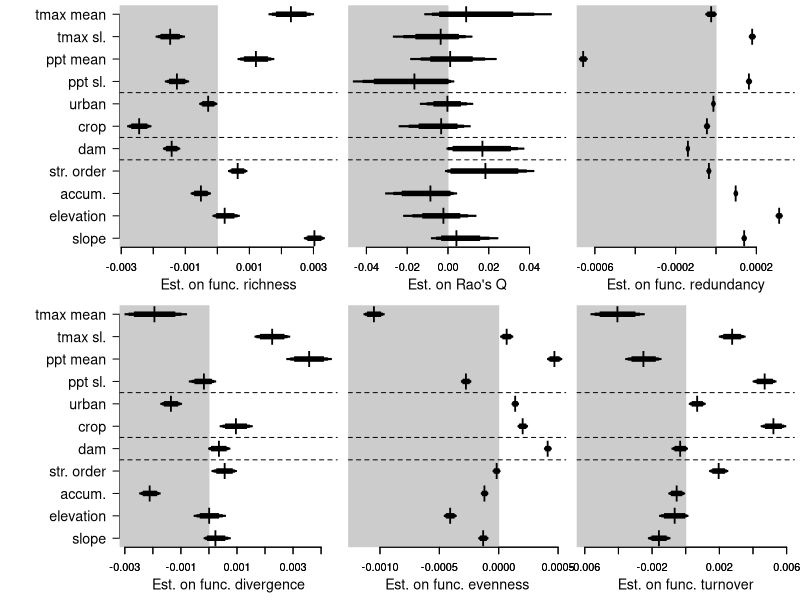

Here is the R script that generated this plot:
##Set working directory
setwd("C:/Users/ewelti/Desktop/git/EuroAquaticMacroInverts/")

# attach data
drivEst <- read.csv("outputs/Driver_metaanaly_Ests.csv")
#drivEst <- read.csv("outputs/Driver_horseshoe_metaanaly_Ests.csv")
head(drivEst)
unique(drivEst$Response)

options(scipen=999)

##save plot
tiff(filename = "plots/drivers/Drivers_funcDiv_Simple.tiff", width = 12, height = 9, units = 'in', res = 600, compression = 'lzw')
#tiff(filename = "plots/drivers/Drivers_horseshoe_funcDiv.tiff", width = 12, height = 9, units = 'in', res = 600, compression = 'lzw')

##layout
layout(mat = matrix(c(1:8), 
                        nrow = 2, 
                        ncol = 4),
       heights = c(2,2,2,2,2,2,2,2),
       widths = c(1,2,2,2,1,2,2,2))
#layout.show(8)

par(mar=c(4,0.4,0.4,0.4))
#empty plot for where the labels will go
plot(0, xaxt = 'n', yaxt = 'n', bty = 'n', pch = '', ylab = '', xlab = '')
plot(0, xaxt = 'n', yaxt = 'n', bty = 'n', pch = '', ylab = '', xlab = '')
#####################Functional metrics ##############################
#### Func Richness #####
sub <- subset(drivEst, Response == "func_rich")
est <- sub$Estimate[2:12]
yy <- c(9,11,10,12,5,4,3,2,8,7,6)
plot(yy ~ est, ylab="",xlab="", yaxt="n", las=1, type="n",xlim=c(-0.0028,0.0035), cex=2, bty="n")
axis(2, at=yy, labels=c("ppt sl.","tmax sl.",  "ppt mean", "tmax mean",
				"str. order", "accum.", "elevation", "slope",
  				"urban","crop", "dam"), las=1,cex.axis=1.3)
title(xlab="Est. on func. richness", line=2.4,cex.lab=1.3)
polygon(x=c(-100,-100,0,0),
        y=c(-4,22,22,-4), col = "grey80", border = "grey80")
axis(side = 1, lwd = 1)
points(yy ~ est, pch="l",cex=2)
yyy1=c(0.975,1.025,1.025,0.975)
yyy2=c(0.95,1.05,1.05,0.95)
yyy3=c(0.9,1.1,1.1,0.9)
polygon(x=c(sub$Q2.5[9], sub$Q2.5[9], sub$Q97.5[9], sub$Q97.5[9]),y=(yyy1+1), col = 1, border = 1,lwd = 1)
polygon(x=c(sub$Q5[9], sub$Q5[9], sub$Q95[9], sub$Q95[9]),y=(yyy2+1), col = 1, border = 1,lwd = 1)
polygon(x=c(sub$Q10[9], sub$Q10[9], sub$Q90[9], sub$Q90[9]),y=(yyy3+1), col = 1, border = 1,lwd = 1)
polygon(x=c(sub$Q2.5[8], sub$Q2.5[8], sub$Q97.5[8], sub$Q97.5[8]),y=(yyy1+2), col = 1, border = 1,lwd = 1)
polygon(x=c(sub$Q5[8], sub$Q5[8], sub$Q95[8], sub$Q95[8]),y=(yyy2+2), col = 1, border = 1,lwd = 1)
polygon(x=c(sub$Q10[8], sub$Q10[8], sub$Q90[8], sub$Q90[8]),y=(yyy3+2), col = 1, border = 1,lwd = 1)
polygon(x=c(sub$Q2.5[7], sub$Q2.5[7], sub$Q97.5[7], sub$Q97.5[7]),y=(yyy1+3), col = 1, border = 1,lwd = 1)
polygon(x=c(sub$Q5[7], sub$Q5[7], sub$Q95[7], sub$Q95[7]),y=(yyy2+3), col = 1, border = 1,lwd = 1)
polygon(x=c(sub$Q10[7], sub$Q10[7], sub$Q90[7], sub$Q90[7]),y=(yyy3+3), col = 1, border = 1,lwd = 1)
polygon(x=c(sub$Q2.5[6], sub$Q2.5[6], sub$Q97.5[6], sub$Q97.5[6]),y=(yyy1+4), col = 1, border = 1,lwd = 1)
polygon(x=c(sub$Q5[6], sub$Q5[6], sub$Q95[6], sub$Q95[6]),y=(yyy2+4), col = 1, border = 1,lwd = 1)
polygon(x=c(sub$Q10[6], sub$Q10[6], sub$Q90[6], sub$Q90[6]),y=(yyy3+4), col = 1, border = 1,lwd = 1)
polygon(x=c(sub$Q2.5[12], sub$Q2.5[12], sub$Q97.5[12], sub$Q97.5[12]),y=(yyy1+5), col = 1, border = 1,lwd = 1)
polygon(x=c(sub$Q5[12], sub$Q5[12], sub$Q95[12], sub$Q95[12]),y=(yyy2+5), col = 1, border = 1,lwd = 1)
polygon(x=c(sub$Q10[12], sub$Q10[12], sub$Q90[12], sub$Q90[12]),y=(yyy3+5), col = 1, border = 1,lwd = 1)
polygon(x=c(sub$Q2.5[11], sub$Q2.5[11], sub$Q97.5[11], sub$Q97.5[11]),y=(yyy1+6), col = 1, border = 1,lwd = 1)
polygon(x=c(sub$Q5[11], sub$Q5[11], sub$Q95[11], sub$Q95[11]),y=(yyy2+6), col = 1, border = 1,lwd = 1)
polygon(x=c(sub$Q10[11], sub$Q10[11], sub$Q90[11], sub$Q90[11]),y=(yyy3+6), col = 1, border = 1,lwd = 1)
polygon(x=c(sub$Q2.5[10], sub$Q2.5[10], sub$Q97.5[10], sub$Q97.5[10]),y=(yyy1+7), col = 1, border = 1,lwd = 1)
polygon(x=c(sub$Q5[10], sub$Q5[10], sub$Q95[10], sub$Q95[10]),y=(yyy2+7), col = 1, border = 1,lwd = 1)
polygon(x=c(sub$Q10[10], sub$Q10[10], sub$Q90[10], sub$Q90[10]),y=(yyy3+7), col = 1, border = 1,lwd = 1)
polygon(x=c(sub$Q2.5[2], sub$Q2.5[2], sub$Q97.5[2], sub$Q97.5[2]),y=(yyy1+8), col = 1, border = 1,lwd = 1)
polygon(x=c(sub$Q5[2], sub$Q5[2], sub$Q95[2], sub$Q95[2]),y=(yyy2+8), col = 1, border = 1,lwd = 1)
polygon(x=c(sub$Q10[2], sub$Q10[2], sub$Q90[2], sub$Q90[2]),y=(yyy3+8), col = 1, border = 1,lwd = 1)
polygon(x=c(sub$Q2.5[4], sub$Q2.5[4], sub$Q97.5[4], sub$Q97.5[4]),y=(yyy1+9), col = 1, border = 1,lwd = 1)
polygon(x=c(sub$Q5[4], sub$Q5[4], sub$Q95[4], sub$Q95[4]),y=(yyy2+9), col = 1, border = 1,lwd = 1)
polygon(x=c(sub$Q10[4], sub$Q10[4], sub$Q90[4], sub$Q90[4]),y=(yyy3+9), col = 1, border = 1,lwd = 1)
polygon(x=c(sub$Q2.5[3], sub$Q2.5[3], sub$Q97.5[3], sub$Q97.5[3]),y=(yyy1+10), col = 1, border = 1,lwd = 1)
polygon(x=c(sub$Q5[3], sub$Q5[3], sub$Q95[3], sub$Q95[3]),y=(yyy2+10), col = 1, border = 1,lwd = 1)
polygon(x=c(sub$Q10[3], sub$Q10[3], sub$Q90[3], sub$Q90[3]),y=(yyy3+10), col = 1, border = 1,lwd = 1)
polygon(x=c(sub$Q2.5[5], sub$Q2.5[5], sub$Q97.5[5], sub$Q97.5[5]),y=(yyy1+11), col = 1, border = 1,lwd = 1)
polygon(x=c(sub$Q5[5], sub$Q5[5], sub$Q95[5], sub$Q95[5]),y=(yyy2+11), col = 1, border = 1,lwd = 1)
polygon(x=c(sub$Q10[5], sub$Q10[5], sub$Q90[5], sub$Q90[5]),y=(yyy3+11), col = 1, border = 1,lwd = 1)
abline(h=5.5,lty=2)
abline(h=6.5,lty=2)
abline(h=8.5,lty=2)

#### func_diverg #####
sub <- subset(drivEst, Response == "func_diverg")
est <- sub$Estimate[2:12]
plot(yy ~ est, ylab="",xlab="", yaxt="n", las=1, type="n",xlim=c(-0.0029,0.0043), cex=2, bty="n")
title(xlab="Est. on func. divergence", line=2.4,cex.lab=1.3)
axis(2, at=yy, labels=c("ppt sl.","tmax sl.",  "ppt mean", "tmax mean",
				"str. order", "accum.", "elevation", "slope",
  				"urban","crop", "dam"), las=1,cex.axis=1.3)
polygon(x=c(-100,-100,0,0),
        y=c(-4,22,22,-4), col = "grey80", border = "grey80")
axis(side = 1, lwd = 1)
points(yy ~ est, pch="l",cex=2)
yyy1=c(0.975,1.025,1.025,0.975)
yyy2=c(0.95,1.05,1.05,0.95)
yyy3=c(0.9,1.1,1.1,0.9)
polygon(x=c(sub$Q2.5[9], sub$Q2.5[9], sub$Q97.5[9], sub$Q97.5[9]),y=(yyy1+1), col = 1, border = 1,lwd = 1)
polygon(x=c(sub$Q5[9], sub$Q5[9], sub$Q95[9], sub$Q95[9]),y=(yyy2+1), col = 1, border = 1,lwd = 1)
polygon(x=c(sub$Q10[9], sub$Q10[9], sub$Q90[9], sub$Q90[9]),y=(yyy3+1), col = 1, border = 1,lwd = 1)
polygon(x=c(sub$Q2.5[8], sub$Q2.5[8], sub$Q97.5[8], sub$Q97.5[8]),y=(yyy1+2), col = 1, border = 1,lwd = 1)
polygon(x=c(sub$Q5[8], sub$Q5[8], sub$Q95[8], sub$Q95[8]),y=(yyy2+2), col = 1, border = 1,lwd = 1)
polygon(x=c(sub$Q10[8], sub$Q10[8], sub$Q90[8], sub$Q90[8]),y=(yyy3+2), col = 1, border = 1,lwd = 1)
polygon(x=c(sub$Q2.5[7], sub$Q2.5[7], sub$Q97.5[7], sub$Q97.5[7]),y=(yyy1+3), col = 1, border = 1,lwd = 1)
polygon(x=c(sub$Q5[7], sub$Q5[7], sub$Q95[7], sub$Q95[7]),y=(yyy2+3), col = 1, border = 1,lwd = 1)
polygon(x=c(sub$Q10[7], sub$Q10[7], sub$Q90[7], sub$Q90[7]),y=(yyy3+3), col = 1, border = 1,lwd = 1)
polygon(x=c(sub$Q2.5[6], sub$Q2.5[6], sub$Q97.5[6], sub$Q97.5[6]),y=(yyy1+4), col = 1, border = 1,lwd = 1)
polygon(x=c(sub$Q5[6], sub$Q5[6], sub$Q95[6], sub$Q95[6]),y=(yyy2+4), col = 1, border = 1,lwd = 1)
polygon(x=c(sub$Q10[6], sub$Q10[6], sub$Q90[6], sub$Q90[6]),y=(yyy3+4), col = 1, border = 1,lwd = 1)
polygon(x=c(sub$Q2.5[12], sub$Q2.5[12], sub$Q97.5[12], sub$Q97.5[12]),y=(yyy1+5), col = 1, border = 1,lwd = 1)
polygon(x=c(sub$Q5[12], sub$Q5[12], sub$Q95[12], sub$Q95[12]),y=(yyy2+5), col = 1, border = 1,lwd = 1)
polygon(x=c(sub$Q10[12], sub$Q10[12], sub$Q90[12], sub$Q90[12]),y=(yyy3+5), col = 1, border = 1,lwd = 1)
polygon(x=c(sub$Q2.5[11], sub$Q2.5[11], sub$Q97.5[11], sub$Q97.5[11]),y=(yyy1+6), col = 1, border = 1,lwd = 1)
polygon(x=c(sub$Q5[11], sub$Q5[11], sub$Q95[11], sub$Q95[11]),y=(yyy2+6), col = 1, border = 1,lwd = 1)
polygon(x=c(sub$Q10[11], sub$Q10[11], sub$Q90[11], sub$Q90[11]),y=(yyy3+6), col = 1, border = 1,lwd = 1)
polygon(x=c(sub$Q2.5[10], sub$Q2.5[10], sub$Q97.5[10], sub$Q97.5[10]),y=(yyy1+7), col = 1, border = 1,lwd = 1)
polygon(x=c(sub$Q5[10], sub$Q5[10], sub$Q95[10], sub$Q95[10]),y=(yyy2+7), col = 1, border = 1,lwd = 1)
polygon(x=c(sub$Q10[10], sub$Q10[10], sub$Q90[10], sub$Q90[10]),y=(yyy3+7), col = 1, border = 1,lwd = 1)
polygon(x=c(sub$Q2.5[2], sub$Q2.5[2], sub$Q97.5[2], sub$Q97.5[2]),y=(yyy1+8), col = 1, border = 1,lwd = 1)
polygon(x=c(sub$Q5[2], sub$Q5[2], sub$Q95[2], sub$Q95[2]),y=(yyy2+8), col = 1, border = 1,lwd = 1)
polygon(x=c(sub$Q10[2], sub$Q10[2], sub$Q90[2], sub$Q90[2]),y=(yyy3+8), col = 1, border = 1,lwd = 1)
polygon(x=c(sub$Q2.5[4], sub$Q2.5[4], sub$Q97.5[4], sub$Q97.5[4]),y=(yyy1+9), col = 1, border = 1,lwd = 1)
polygon(x=c(sub$Q5[4], sub$Q5[4], sub$Q95[4], sub$Q95[4]),y=(yyy2+9), col = 1, border = 1,lwd = 1)
polygon(x=c(sub$Q10[4], sub$Q10[4], sub$Q90[4], sub$Q90[4]),y=(yyy3+9), col = 1, border = 1,lwd = 1)
polygon(x=c(sub$Q2.5[3], sub$Q2.5[3], sub$Q97.5[3], sub$Q97.5[3]),y=(yyy1+10), col = 1, border = 1,lwd = 1)
polygon(x=c(sub$Q5[3], sub$Q5[3], sub$Q95[3], sub$Q95[3]),y=(yyy2+10), col = 1, border = 1,lwd = 1)
polygon(x=c(sub$Q10[3], sub$Q10[3], sub$Q90[3], sub$Q90[3]),y=(yyy3+10), col = 1, border = 1,lwd = 1)
polygon(x=c(sub$Q2.5[5], sub$Q2.5[5], sub$Q97.5[5], sub$Q97.5[5]),y=(yyy1+11), col = 1, border = 1,lwd = 1)
polygon(x=c(sub$Q5[5], sub$Q5[5], sub$Q95[5], sub$Q95[5]),y=(yyy2+11), col = 1, border = 1,lwd = 1)
polygon(x=c(sub$Q10[5], sub$Q10[5], sub$Q90[5], sub$Q90[5]),y=(yyy3+11), col = 1, border = 1,lwd = 1)
abline(h=5.5,lty=2)
abline(h=6.5,lty=2)
abline(h=8.5,lty=2)

#### RaoQ #####
sub <- subset(drivEst, Response == "RaoQ")
est <- sub$Estimate[2:12]
plot(yy ~ est, ylab="",xlab="", yaxt="n", las=1, type="n",xlim=c(-0.045,0.054), cex=2, bty="n")
title(xlab="Est. on Rao's Q", line=2.4,cex.lab=1.3)
polygon(x=c(-100,-100,0,0),
        y=c(-4,22,22,-4), col = "grey80", border = "grey80")
axis(side = 1, lwd = 1)
points(yy ~ est, pch="l",cex=2)
yyy1=c(0.975,1.025,1.025,0.975)
yyy2=c(0.95,1.05,1.05,0.95)
yyy3=c(0.9,1.1,1.1,0.9)
polygon(x=c(sub$Q2.5[9], sub$Q2.5[9], sub$Q97.5[9], sub$Q97.5[9]),y=(yyy1+1), col = 1, border = 1,lwd = 1)
polygon(x=c(sub$Q5[9], sub$Q5[9], sub$Q95[9], sub$Q95[9]),y=(yyy2+1), col = 1, border = 1,lwd = 1)
polygon(x=c(sub$Q10[9], sub$Q10[9], sub$Q90[9], sub$Q90[9]),y=(yyy3+1), col = 1, border = 1,lwd = 1)
polygon(x=c(sub$Q2.5[8], sub$Q2.5[8], sub$Q97.5[8], sub$Q97.5[8]),y=(yyy1+2), col = 1, border = 1,lwd = 1)
polygon(x=c(sub$Q5[8], sub$Q5[8], sub$Q95[8], sub$Q95[8]),y=(yyy2+2), col = 1, border = 1,lwd = 1)
polygon(x=c(sub$Q10[8], sub$Q10[8], sub$Q90[8], sub$Q90[8]),y=(yyy3+2), col = 1, border = 1,lwd = 1)
polygon(x=c(sub$Q2.5[7], sub$Q2.5[7], sub$Q97.5[7], sub$Q97.5[7]),y=(yyy1+3), col = 1, border = 1,lwd = 1)
polygon(x=c(sub$Q5[7], sub$Q5[7], sub$Q95[7], sub$Q95[7]),y=(yyy2+3), col = 1, border = 1,lwd = 1)
polygon(x=c(sub$Q10[7], sub$Q10[7], sub$Q90[7], sub$Q90[7]),y=(yyy3+3), col = 1, border = 1,lwd = 1)
polygon(x=c(sub$Q2.5[6], sub$Q2.5[6], sub$Q97.5[6], sub$Q97.5[6]),y=(yyy1+4), col = 1, border = 1,lwd = 1)
polygon(x=c(sub$Q5[6], sub$Q5[6], sub$Q95[6], sub$Q95[6]),y=(yyy2+4), col = 1, border = 1,lwd = 1)
polygon(x=c(sub$Q10[6], sub$Q10[6], sub$Q90[6], sub$Q90[6]),y=(yyy3+4), col = 1, border = 1,lwd = 1)
polygon(x=c(sub$Q2.5[12], sub$Q2.5[12], sub$Q97.5[12], sub$Q97.5[12]),y=(yyy1+5), col = 1, border = 1,lwd = 1)
polygon(x=c(sub$Q5[12], sub$Q5[12], sub$Q95[12], sub$Q95[12]),y=(yyy2+5), col = 1, border = 1,lwd = 1)
polygon(x=c(sub$Q10[12], sub$Q10[12], sub$Q90[12], sub$Q90[12]),y=(yyy3+5), col = 1, border = 1,lwd = 1)
polygon(x=c(sub$Q2.5[11], sub$Q2.5[11], sub$Q97.5[11], sub$Q97.5[11]),y=(yyy1+6), col = 1, border = 1,lwd = 1)
polygon(x=c(sub$Q5[11], sub$Q5[11], sub$Q95[11], sub$Q95[11]),y=(yyy2+6), col = 1, border = 1,lwd = 1)
polygon(x=c(sub$Q10[11], sub$Q10[11], sub$Q90[11], sub$Q90[11]),y=(yyy3+6), col = 1, border = 1,lwd = 1)
polygon(x=c(sub$Q2.5[10], sub$Q2.5[10], sub$Q97.5[10], sub$Q97.5[10]),y=(yyy1+7), col = 1, border = 1,lwd = 1)
polygon(x=c(sub$Q5[10], sub$Q5[10], sub$Q95[10], sub$Q95[10]),y=(yyy2+7), col = 1, border = 1,lwd = 1)
polygon(x=c(sub$Q10[10], sub$Q10[10], sub$Q90[10], sub$Q90[10]),y=(yyy3+7), col = 1, border = 1,lwd = 1)
polygon(x=c(sub$Q2.5[2], sub$Q2.5[2], sub$Q97.5[2], sub$Q97.5[2]),y=(yyy1+8), col = 1, border = 1,lwd = 1)
polygon(x=c(sub$Q5[2], sub$Q5[2], sub$Q95[2], sub$Q95[2]),y=(yyy2+8), col = 1, border = 1,lwd = 1)
polygon(x=c(sub$Q10[2], sub$Q10[2], sub$Q90[2], sub$Q90[2]),y=(yyy3+8), col = 1, border = 1,lwd = 1)
polygon(x=c(sub$Q2.5[4], sub$Q2.5[4], sub$Q97.5[4], sub$Q97.5[4]),y=(yyy1+9), col = 1, border = 1,lwd = 1)
polygon(x=c(sub$Q5[4], sub$Q5[4], sub$Q95[4], sub$Q95[4]),y=(yyy2+9), col = 1, border = 1,lwd = 1)
polygon(x=c(sub$Q10[4], sub$Q10[4], sub$Q90[4], sub$Q90[4]),y=(yyy3+9), col = 1, border = 1,lwd = 1)
polygon(x=c(sub$Q2.5[3], sub$Q2.5[3], sub$Q97.5[3], sub$Q97.5[3]),y=(yyy1+10), col = 1, border = 1,lwd = 1)
polygon(x=c(sub$Q5[3], sub$Q5[3], sub$Q95[3], sub$Q95[3]),y=(yyy2+10), col = 1, border = 1,lwd = 1)
polygon(x=c(sub$Q10[3], sub$Q10[3], sub$Q90[3], sub$Q90[3]),y=(yyy3+10), col = 1, border = 1,lwd = 1)
polygon(x=c(sub$Q2.5[5], sub$Q2.5[5], sub$Q97.5[5], sub$Q97.5[5]),y=(yyy1+11), col = 1, border = 1,lwd = 1)
polygon(x=c(sub$Q5[5], sub$Q5[5], sub$Q95[5], sub$Q95[5]),y=(yyy2+11), col = 1, border = 1,lwd = 1)
polygon(x=c(sub$Q10[5], sub$Q10[5], sub$Q90[5], sub$Q90[5]),y=(yyy3+11), col = 1, border = 1,lwd = 1)
abline(h=5.5,lty=2)
abline(h=6.5,lty=2)
abline(h=8.5,lty=2)

#### func_even #####
sub <- subset(drivEst, Response == "func_even")
est <- sub$Estimate[2:12]
plot(yy ~ est, ylab="",xlab="", yaxt="n", las=1, type="n",xlim=c(-0.0012,0.0005), cex=2, bty="n")
title(xlab="Est. on func. evenness", line=2.4,cex.lab=1.3)
polygon(x=c(-100,-100,0,0),
        y=c(-4,22,22,-4), col = "grey80", border = "grey80")
axis(side = 1, lwd = 1)
points(yy ~ est, pch="l",cex=2)
yyy1=c(0.975,1.025,1.025,0.975)
yyy2=c(0.95,1.05,1.05,0.95)
yyy3=c(0.9,1.1,1.1,0.9)
polygon(x=c(sub$Q2.5[9], sub$Q2.5[9], sub$Q97.5[9], sub$Q97.5[9]),y=(yyy1+1), col = 1, border = 1,lwd = 1)
polygon(x=c(sub$Q5[9], sub$Q5[9], sub$Q95[9], sub$Q95[9]),y=(yyy2+1), col = 1, border = 1,lwd = 1)
polygon(x=c(sub$Q10[9], sub$Q10[9], sub$Q90[9], sub$Q90[9]),y=(yyy3+1), col = 1, border = 1,lwd = 1)
polygon(x=c(sub$Q2.5[8], sub$Q2.5[8], sub$Q97.5[8], sub$Q97.5[8]),y=(yyy1+2), col = 1, border = 1,lwd = 1)
polygon(x=c(sub$Q5[8], sub$Q5[8], sub$Q95[8], sub$Q95[8]),y=(yyy2+2), col = 1, border = 1,lwd = 1)
polygon(x=c(sub$Q10[8], sub$Q10[8], sub$Q90[8], sub$Q90[8]),y=(yyy3+2), col = 1, border = 1,lwd = 1)
polygon(x=c(sub$Q2.5[7], sub$Q2.5[7], sub$Q97.5[7], sub$Q97.5[7]),y=(yyy1+3), col = 1, border = 1,lwd = 1)
polygon(x=c(sub$Q5[7], sub$Q5[7], sub$Q95[7], sub$Q95[7]),y=(yyy2+3), col = 1, border = 1,lwd = 1)
polygon(x=c(sub$Q10[7], sub$Q10[7], sub$Q90[7], sub$Q90[7]),y=(yyy3+3), col = 1, border = 1,lwd = 1)
polygon(x=c(sub$Q2.5[6], sub$Q2.5[6], sub$Q97.5[6], sub$Q97.5[6]),y=(yyy1+4), col = 1, border = 1,lwd = 1)
polygon(x=c(sub$Q5[6], sub$Q5[6], sub$Q95[6], sub$Q95[6]),y=(yyy2+4), col = 1, border = 1,lwd = 1)
polygon(x=c(sub$Q10[6], sub$Q10[6], sub$Q90[6], sub$Q90[6]),y=(yyy3+4), col = 1, border = 1,lwd = 1)
polygon(x=c(sub$Q2.5[12], sub$Q2.5[12], sub$Q97.5[12], sub$Q97.5[12]),y=(yyy1+5), col = 1, border = 1,lwd = 1)
polygon(x=c(sub$Q5[12], sub$Q5[12], sub$Q95[12], sub$Q95[12]),y=(yyy2+5), col = 1, border = 1,lwd = 1)
polygon(x=c(sub$Q10[12], sub$Q10[12], sub$Q90[12], sub$Q90[12]),y=(yyy3+5), col = 1, border = 1,lwd = 1)
polygon(x=c(sub$Q2.5[11], sub$Q2.5[11], sub$Q97.5[11], sub$Q97.5[11]),y=(yyy1+6), col = 1, border = 1,lwd = 1)
polygon(x=c(sub$Q5[11], sub$Q5[11], sub$Q95[11], sub$Q95[11]),y=(yyy2+6), col = 1, border = 1,lwd = 1)
polygon(x=c(sub$Q10[11], sub$Q10[11], sub$Q90[11], sub$Q90[11]),y=(yyy3+6), col = 1, border = 1,lwd = 1)
polygon(x=c(sub$Q2.5[10], sub$Q2.5[10], sub$Q97.5[10], sub$Q97.5[10]),y=(yyy1+7), col = 1, border = 1,lwd = 1)
polygon(x=c(sub$Q5[10], sub$Q5[10], sub$Q95[10], sub$Q95[10]),y=(yyy2+7), col = 1, border = 1,lwd = 1)
polygon(x=c(sub$Q10[10], sub$Q10[10], sub$Q90[10], sub$Q90[10]),y=(yyy3+7), col = 1, border = 1,lwd = 1)
polygon(x=c(sub$Q2.5[2], sub$Q2.5[2], sub$Q97.5[2], sub$Q97.5[2]),y=(yyy1+8), col = 1, border = 1,lwd = 1)
polygon(x=c(sub$Q5[2], sub$Q5[2], sub$Q95[2], sub$Q95[2]),y=(yyy2+8), col = 1, border = 1,lwd = 1)
polygon(x=c(sub$Q10[2], sub$Q10[2], sub$Q90[2], sub$Q90[2]),y=(yyy3+8), col = 1, border = 1,lwd = 1)
polygon(x=c(sub$Q2.5[4], sub$Q2.5[4], sub$Q97.5[4], sub$Q97.5[4]),y=(yyy1+9), col = 1, border = 1,lwd = 1)
polygon(x=c(sub$Q5[4], sub$Q5[4], sub$Q95[4], sub$Q95[4]),y=(yyy2+9), col = 1, border = 1,lwd = 1)
polygon(x=c(sub$Q10[4], sub$Q10[4], sub$Q90[4], sub$Q90[4]),y=(yyy3+9), col = 1, border = 1,lwd = 1)
polygon(x=c(sub$Q2.5[3], sub$Q2.5[3], sub$Q97.5[3], sub$Q97.5[3]),y=(yyy1+10), col = 1, border = 1,lwd = 1)
polygon(x=c(sub$Q5[3], sub$Q5[3], sub$Q95[3], sub$Q95[3]),y=(yyy2+10), col = 1, border = 1,lwd = 1)
polygon(x=c(sub$Q10[3], sub$Q10[3], sub$Q90[3], sub$Q90[3]),y=(yyy3+10), col = 1, border = 1,lwd = 1)
polygon(x=c(sub$Q2.5[5], sub$Q2.5[5], sub$Q97.5[5], sub$Q97.5[5]),y=(yyy1+11), col = 1, border = 1,lwd = 1)
polygon(x=c(sub$Q5[5], sub$Q5[5], sub$Q95[5], sub$Q95[5]),y=(yyy2+11), col = 1, border = 1,lwd = 1)
polygon(x=c(sub$Q10[5], sub$Q10[5], sub$Q90[5], sub$Q90[5]),y=(yyy3+11), col = 1, border = 1,lwd = 1)
abline(h=5.5,lty=2)
abline(h=6.5,lty=2)
abline(h=8.5,lty=2)

#### func_fred #####
sub <- subset(drivEst, Response == "FRed")
est <- sub$Estimate[2:12]
plot(yy ~ est, ylab="",xlab="", yaxt="n", las=1, type="n",xlim=c(-0.00065,0.00035), cex=2, bty="n")
title(xlab="Est. on func. redundancy", line=2.4,cex.lab=1.3)
polygon(x=c(-100,-100,0,0),
        y=c(-4,22,22,-4), col = "grey80", border = "grey80")
axis(side = 1, lwd = 1)
points(yy ~ est, pch="l",cex=2)
yyy1=c(0.975,1.025,1.025,0.975)
yyy2=c(0.95,1.05,1.05,0.95)
yyy3=c(0.9,1.1,1.1,0.9)
polygon(x=c(sub$Q2.5[9], sub$Q2.5[9], sub$Q97.5[9], sub$Q97.5[9]),y=(yyy1+1), col = 1, border = 1,lwd = 1)
polygon(x=c(sub$Q5[9], sub$Q5[9], sub$Q95[9], sub$Q95[9]),y=(yyy2+1), col = 1, border = 1,lwd = 1)
polygon(x=c(sub$Q10[9], sub$Q10[9], sub$Q90[9], sub$Q90[9]),y=(yyy3+1), col = 1, border = 1,lwd = 1)
polygon(x=c(sub$Q2.5[8], sub$Q2.5[8], sub$Q97.5[8], sub$Q97.5[8]),y=(yyy1+2), col = 1, border = 1,lwd = 1)
polygon(x=c(sub$Q5[8], sub$Q5[8], sub$Q95[8], sub$Q95[8]),y=(yyy2+2), col = 1, border = 1,lwd = 1)
polygon(x=c(sub$Q10[8], sub$Q10[8], sub$Q90[8], sub$Q90[8]),y=(yyy3+2), col = 1, border = 1,lwd = 1)
polygon(x=c(sub$Q2.5[7], sub$Q2.5[7], sub$Q97.5[7], sub$Q97.5[7]),y=(yyy1+3), col = 1, border = 1,lwd = 1)
polygon(x=c(sub$Q5[7], sub$Q5[7], sub$Q95[7], sub$Q95[7]),y=(yyy2+3), col = 1, border = 1,lwd = 1)
polygon(x=c(sub$Q10[7], sub$Q10[7], sub$Q90[7], sub$Q90[7]),y=(yyy3+3), col = 1, border = 1,lwd = 1)
polygon(x=c(sub$Q2.5[6], sub$Q2.5[6], sub$Q97.5[6], sub$Q97.5[6]),y=(yyy1+4), col = 1, border = 1,lwd = 1)
polygon(x=c(sub$Q5[6], sub$Q5[6], sub$Q95[6], sub$Q95[6]),y=(yyy2+4), col = 1, border = 1,lwd = 1)
polygon(x=c(sub$Q10[6], sub$Q10[6], sub$Q90[6], sub$Q90[6]),y=(yyy3+4), col = 1, border = 1,lwd = 1)
polygon(x=c(sub$Q2.5[12], sub$Q2.5[12], sub$Q97.5[12], sub$Q97.5[12]),y=(yyy1+5), col = 1, border = 1,lwd = 1)
polygon(x=c(sub$Q5[12], sub$Q5[12], sub$Q95[12], sub$Q95[12]),y=(yyy2+5), col = 1, border = 1,lwd = 1)
polygon(x=c(sub$Q10[12], sub$Q10[12], sub$Q90[12], sub$Q90[12]),y=(yyy3+5), col = 1, border = 1,lwd = 1)
polygon(x=c(sub$Q2.5[11], sub$Q2.5[11], sub$Q97.5[11], sub$Q97.5[11]),y=(yyy1+6), col = 1, border = 1,lwd = 1)
polygon(x=c(sub$Q5[11], sub$Q5[11], sub$Q95[11], sub$Q95[11]),y=(yyy2+6), col = 1, border = 1,lwd = 1)
polygon(x=c(sub$Q10[11], sub$Q10[11], sub$Q90[11], sub$Q90[11]),y=(yyy3+6), col = 1, border = 1,lwd = 1)
polygon(x=c(sub$Q2.5[10], sub$Q2.5[10], sub$Q97.5[10], sub$Q97.5[10]),y=(yyy1+7), col = 1, border = 1,lwd = 1)
polygon(x=c(sub$Q5[10], sub$Q5[10], sub$Q95[10], sub$Q95[10]),y=(yyy2+7), col = 1, border = 1,lwd = 1)
polygon(x=c(sub$Q10[10], sub$Q10[10], sub$Q90[10], sub$Q90[10]),y=(yyy3+7), col = 1, border = 1,lwd = 1)
polygon(x=c(sub$Q2.5[2], sub$Q2.5[2], sub$Q97.5[2], sub$Q97.5[2]),y=(yyy1+8), col = 1, border = 1,lwd = 1)
polygon(x=c(sub$Q5[2], sub$Q5[2], sub$Q95[2], sub$Q95[2]),y=(yyy2+8), col = 1, border = 1,lwd = 1)
polygon(x=c(sub$Q10[2], sub$Q10[2], sub$Q90[2], sub$Q90[2]),y=(yyy3+8), col = 1, border = 1,lwd = 1)
polygon(x=c(sub$Q2.5[4], sub$Q2.5[4], sub$Q97.5[4], sub$Q97.5[4]),y=(yyy1+9), col = 1, border = 1,lwd = 1)
polygon(x=c(sub$Q5[4], sub$Q5[4], sub$Q95[4], sub$Q95[4]),y=(yyy2+9), col = 1, border = 1,lwd = 1)
polygon(x=c(sub$Q10[4], sub$Q10[4], sub$Q90[4], sub$Q90[4]),y=(yyy3+9), col = 1, border = 1,lwd = 1)
polygon(x=c(sub$Q2.5[3], sub$Q2.5[3], sub$Q97.5[3], sub$Q97.5[3]),y=(yyy1+10), col = 1, border = 1,lwd = 1)
polygon(x=c(sub$Q5[3], sub$Q5[3], sub$Q95[3], sub$Q95[3]),y=(yyy2+10), col = 1, border = 1,lwd = 1)
polygon(x=c(sub$Q10[3], sub$Q10[3], sub$Q90[3], sub$Q90[3]),y=(yyy3+10), col = 1, border = 1,lwd = 1)
polygon(x=c(sub$Q2.5[5], sub$Q2.5[5], sub$Q97.5[5], sub$Q97.5[5]),y=(yyy1+11), col = 1, border = 1,lwd = 1)
polygon(x=c(sub$Q5[5], sub$Q5[5], sub$Q95[5], sub$Q95[5]),y=(yyy2+11), col = 1, border = 1,lwd = 1)
polygon(x=c(sub$Q10[5], sub$Q10[5], sub$Q90[5], sub$Q90[5]),y=(yyy3+11), col = 1, border = 1,lwd = 1)
abline(h=5.5,lty=2)
abline(h=6.5,lty=2)
abline(h=8.5,lty=2)

#### func_turnover #####
sub <- subset(drivEst, Response == "func_turnover")
est <- sub$Estimate[2:12]
plot(yy ~ est, ylab="",xlab="", yaxt="n", las=1, type="n",xlim=c(-0.006,0.006), cex=2, bty="n")
title(xlab="Est. on func. turnover", line=2.4,cex.lab=1.3)
polygon(x=c(-100,-100,0,0),
        y=c(-4,22,22,-4), col = "grey80", border = "grey80")
axis(side = 1, lwd = 1)
points(yy ~ est, pch="l",cex=2)
yyy1=c(0.975,1.025,1.025,0.975)
yyy2=c(0.95,1.05,1.05,0.95)
yyy3=c(0.9,1.1,1.1,0.9)
polygon(x=c(sub$Q2.5[9], sub$Q2.5[9], sub$Q97.5[9], sub$Q97.5[9]),y=(yyy1+1), col = 1, border = 1,lwd = 1)
polygon(x=c(sub$Q5[9], sub$Q5[9], sub$Q95[9], sub$Q95[9]),y=(yyy2+1), col = 1, border = 1,lwd = 1)
polygon(x=c(sub$Q10[9], sub$Q10[9], sub$Q90[9], sub$Q90[9]),y=(yyy3+1), col = 1, border = 1,lwd = 1)
polygon(x=c(sub$Q2.5[8], sub$Q2.5[8], sub$Q97.5[8], sub$Q97.5[8]),y=(yyy1+2), col = 1, border = 1,lwd = 1)
polygon(x=c(sub$Q5[8], sub$Q5[8], sub$Q95[8], sub$Q95[8]),y=(yyy2+2), col = 1, border = 1,lwd = 1)
polygon(x=c(sub$Q10[8], sub$Q10[8], sub$Q90[8], sub$Q90[8]),y=(yyy3+2), col = 1, border = 1,lwd = 1)
polygon(x=c(sub$Q2.5[7], sub$Q2.5[7], sub$Q97.5[7], sub$Q97.5[7]),y=(yyy1+3), col = 1, border = 1,lwd = 1)
polygon(x=c(sub$Q5[7], sub$Q5[7], sub$Q95[7], sub$Q95[7]),y=(yyy2+3), col = 1, border = 1,lwd = 1)
polygon(x=c(sub$Q10[7], sub$Q10[7], sub$Q90[7], sub$Q90[7]),y=(yyy3+3), col = 1, border = 1,lwd = 1)
polygon(x=c(sub$Q2.5[6], sub$Q2.5[6], sub$Q97.5[6], sub$Q97.5[6]),y=(yyy1+4), col = 1, border = 1,lwd = 1)
polygon(x=c(sub$Q5[6], sub$Q5[6], sub$Q95[6], sub$Q95[6]),y=(yyy2+4), col = 1, border = 1,lwd = 1)
polygon(x=c(sub$Q10[6], sub$Q10[6], sub$Q90[6], sub$Q90[6]),y=(yyy3+4), col = 1, border = 1,lwd = 1)
polygon(x=c(sub$Q2.5[12], sub$Q2.5[12], sub$Q97.5[12], sub$Q97.5[12]),y=(yyy1+5), col = 1, border = 1,lwd = 1)
polygon(x=c(sub$Q5[12], sub$Q5[12], sub$Q95[12], sub$Q95[12]),y=(yyy2+5), col = 1, border = 1,lwd = 1)
polygon(x=c(sub$Q10[12], sub$Q10[12], sub$Q90[12], sub$Q90[12]),y=(yyy3+5), col = 1, border = 1,lwd = 1)
polygon(x=c(sub$Q2.5[11], sub$Q2.5[11], sub$Q97.5[11], sub$Q97.5[11]),y=(yyy1+6), col = 1, border = 1,lwd = 1)
polygon(x=c(sub$Q5[11], sub$Q5[11], sub$Q95[11], sub$Q95[11]),y=(yyy2+6), col = 1, border = 1,lwd = 1)
polygon(x=c(sub$Q10[11], sub$Q10[11], sub$Q90[11], sub$Q90[11]),y=(yyy3+6), col = 1, border = 1,lwd = 1)
polygon(x=c(sub$Q2.5[10], sub$Q2.5[10], sub$Q97.5[10], sub$Q97.5[10]),y=(yyy1+7), col = 1, border = 1,lwd = 1)
polygon(x=c(sub$Q5[10], sub$Q5[10], sub$Q95[10], sub$Q95[10]),y=(yyy2+7), col = 1, border = 1,lwd = 1)
polygon(x=c(sub$Q10[10], sub$Q10[10], sub$Q90[10], sub$Q90[10]),y=(yyy3+7), col = 1, border = 1,lwd = 1)
polygon(x=c(sub$Q2.5[2], sub$Q2.5[2], sub$Q97.5[2], sub$Q97.5[2]),y=(yyy1+8), col = 1, border = 1,lwd = 1)
polygon(x=c(sub$Q5[2], sub$Q5[2], sub$Q95[2], sub$Q95[2]),y=(yyy2+8), col = 1, border = 1,lwd = 1)
polygon(x=c(sub$Q10[2], sub$Q10[2], sub$Q90[2], sub$Q90[2]),y=(yyy3+8), col = 1, border = 1,lwd = 1)
polygon(x=c(sub$Q2.5[4], sub$Q2.5[4], sub$Q97.5[4], sub$Q97.5[4]),y=(yyy1+9), col = 1, border = 1,lwd = 1)
polygon(x=c(sub$Q5[4], sub$Q5[4], sub$Q95[4], sub$Q95[4]),y=(yyy2+9), col = 1, border = 1,lwd = 1)
polygon(x=c(sub$Q10[4], sub$Q10[4], sub$Q90[4], sub$Q90[4]),y=(yyy3+9), col = 1, border = 1,lwd = 1)
polygon(x=c(sub$Q2.5[3], sub$Q2.5[3], sub$Q97.5[3], sub$Q97.5[3]),y=(yyy1+10), col = 1, border = 1,lwd = 1)
polygon(x=c(sub$Q5[3], sub$Q5[3], sub$Q95[3], sub$Q95[3]),y=(yyy2+10), col = 1, border = 1,lwd = 1)
polygon(x=c(sub$Q10[3], sub$Q10[3], sub$Q90[3], sub$Q90[3]),y=(yyy3+10), col = 1, border = 1,lwd = 1)
polygon(x=c(sub$Q2.5[5], sub$Q2.5[5], sub$Q97.5[5], sub$Q97.5[5]),y=(yyy1+11), col = 1, border = 1,lwd = 1)
polygon(x=c(sub$Q5[5], sub$Q5[5], sub$Q95[5], sub$Q95[5]),y=(yyy2+11), col = 1, border = 1,lwd = 1)
polygon(x=c(sub$Q10[5], sub$Q10[5], sub$Q90[5], sub$Q90[5]),y=(yyy3+11), col = 1, border = 1,lwd = 1)
abline(h=5.5,lty=2)
abline(h=6.5,lty=2)
abline(h=8.5,lty=2)

##
dev.off()
##

